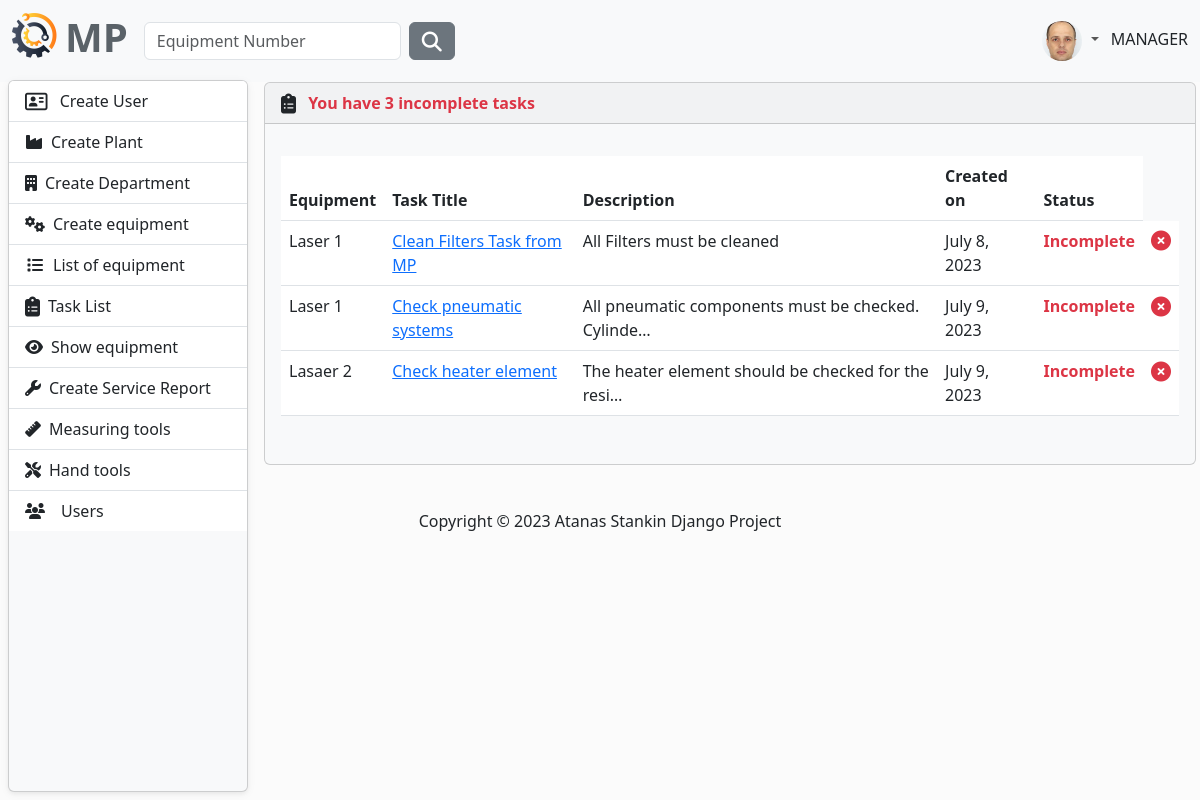
Page /task/task-list/ (signed in) on the earlier database version.
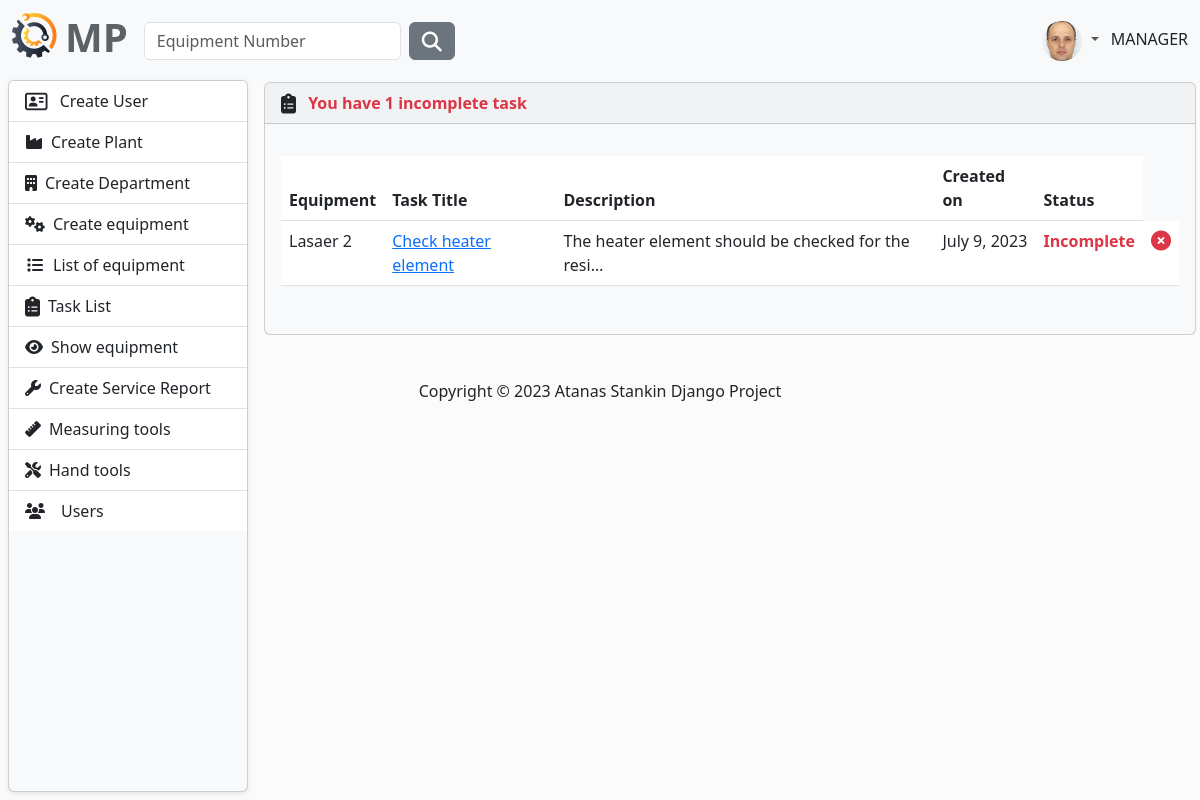
Same page on the later database version.
### MaintenancePlanner/task/models.py (models this page shows, shortened)
class Task(models.Model):
    technician = models.ForeignKey(UserModel, on_delete=models.CASCADE)
    equipment = models.ForeignKey(
        to=Equipment,
        on_delete=models.CASCADE,
    )
    title = models.CharField(
        max_length=256,
    )
    description = models.TextField(null=True, blank=True)
    complete = models.BooleanField(default=False)
    created_on = models.DateField(auto_now_add=True)
    class Meta:
        ordering = ['complete']

### MaintenancePlanner/equipment/models.py (models this page shows)
class Equipment(models.Model):
    description = models.CharField(
        max_length=30,
        validators=[equipment_name_validator],
    )
    type = models.CharField(
        max_length=30,
        choices=TYPE_OF_EQUIPMENT
    )
    acquisition_date = models.DateField(
        blank=True,
        null=True,
        verbose_name='Acquisition Date',
    )
    acquisition_value = models.FloatField(
        blank=True,
        null=True,
        verbose_name='Acquisition Value',
    )
    currency_code = models.CharField(
        max_length=10,
        choices=CURRENCY_CHOICES,
        default='EUR',
    )
    year_of_manufacture = models.PositiveIntegerField(
        verbose_name='Year of Manufacture',
        null=True,
        blank=True,
    )
    manufacturer = models.CharField(
        max_length=30,
        blank=True,
        null=True,
    )
    model_number = models.CharField(
        max_length=30,
        blank=True,
        null=True,
        verbose_name='Model Number'
    )
    part_number = models.CharField(
        max_length=30,
        blank=True,
        null=True,
        verbose_name='Manufacturer Part Number',
    )
    serial_number = models.CharField(
        max_length=30,
        blank=True,
        null=True,
        verbose_name='Manufacturer Serial Number',
    )
    plant = models.ForeignKey(
        to=Plant,
        on_delete=models.CASCADE)
    department = models.ForeignKey(
        to=Department,
        on_delete=models.CASCADE)
    last_checked_date = models.DateField(
        verbose_name='Last Checked Date',
        blank=True,
        null=True,
    )
    next_check_date = models.DateField(
        verbose_name='Next Check Date',
        blank=True,
        null=True,
    )
    def __str__(self):
        return self.description

### MaintenancePlanner/task/views.py (the view)
# urls.py: path('task-list/', UserTaskList.as_view(), name='user-task-list'),
class UserTaskList(LoginRequiredMixin, ListView):
    model = Task
    context_object_name = 'tasks'
    template_name = 'user-task-list.html'
    ordering = ['equipment']
    def get_context_data(self, **kwargs):
        context = super().get_context_data(**kwargs)
        context['tasks'] = context['tasks'].filter(technician=self.request.user)
        context['count'] = context['tasks'].filter(complete=False).count()
        return context

### MaintenancePlanner/task/templates/user-task-list.html (shortened to what this page needs)
{% extends "base.html" %}
{% block content %}
    <article>
        {% if tasks %}
            <div class="card bg-light ms-1 me-4 mb-4 mt-0">
                <div class="card-header">
                    <i class="fa-solid fa-clipboard-list fa-lg me-2"></i>
                    {% if count > 0 %}
                        <span class="text-danger">
                            <strong>You have {{ count }} incomplete task{{ count|pluralize:'s' }}</strong>
                        </span>
                    {% else %}
                        <span class="text-success">
                            <strong>You don't have any incomplete task</strong>
                        </span>
                    {% endif %}
                </div>
                <div class="card-body">
                    <p class="card-text">
                    <div class="table-responsive">
                        <table class="table table-hover">
                            <thead>
                            <tr>
                                <th scope="col">Equipment</th>
                                <th scope="col">Task Title</th>
                                <th scope="col">Description</th>
                                <th scope="col">Created on</th>
                                <th scope="col">Status</th>
                            </tr>
                            </thead>
                            <tbody>
                            {% for task in  tasks %}
                                <tr>
                                    <td>
                                        {{ task.equipment }}
                                    </td>
                                    <td>
                                        <a class="link-primary" href="{% url 'user-update-task' task.id %}">
                                            {{ task.title }}
                                        </a>
                                    </td>
                                    <td>{{ task.description|truncatechars:50 }}</td>
                                    <td>{{ task.created_on }}</td>
                                    <td>{% if task.complete %}
                                        <span class="text-success fw-bold">Complete</span>
                                    {% else %}
                                        <span class="text-danger fw-bold">Incomplete</span>
                                    {% endif %}</td>
                                    <td>
                                        {% if task.complete %}
                                            <i class="fa-regular fa-circle-check fa-lg fw-bold text-success"></i>
                                        {% else %}
                                            <i class="fa-solid fa-circle-xmark fa-lg fw-bold text-danger"></i>
                                        {% endif %}
                                    </td>
                                </tr>
                            {% endfor %}
                            </tbody>
                        </table>
                    </div>
                    </p>
                </div>
            </div>
        {% endif %}
    </article>
{% endblock %}

Differences in the rows shown:
removed Task: equipment "Laser 1", title "Clean Filters Task from MP", description "All Filters must be cleaned", created_on "July 8, 2023", complete "Incomplete"
removed Task: equipment "Laser 1", title "Check pneumatic systems", description "All pneumatic components must be checked. Cylinde…", created_on "July 9, 2023", complete "Incomplete"
Other differences:
{{ count }}: "3" → "1"
